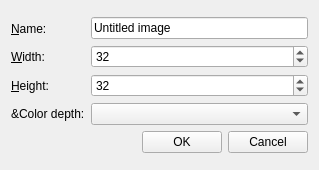
<?xml version="1.0" encoding="UTF-8"?>
<ui version="4.0">
 <class>Form</class>
 <widget class="QWidget" name="Form">
  <property name="geometry">
   <rect>
    <x>0</x>
    <y>0</y>
    <width>319</width>
    <height>170</height>
   </rect>
  </property>
  <property name="windowTitle">
   <string>Form</string>
  </property>
  <layout class="QGridLayout" name="gridLayout">
   <item row="0" column="0">
    <layout class="QVBoxLayout" name="verticalLayout">
     <item>
      <layout class="QHBoxLayout" name="horizontalLayout">
       <item>
        <layout class="QVBoxLayout" name="lbl_verticalLayout">
         <item>
          <widget class="QLabel" name="lbl_name">
           <property name="accessibleName">
            <string/>
           </property>
           <property name="text">
            <string>&amp;Name:</string>
           </property>
           <property name="buddy">
            <cstring>le_name</cstring>
           </property>
          </widget>
         </item>
         <item>
          <widget class="QLabel" name="lbl_width">
           <property name="text">
            <string>&amp;Width:</string>
           </property>
           <property name="buddy">
            <cstring>sp_width</cstring>
           </property>
          </widget>
         </item>
         <item>
          <widget class="QLabel" name="lbl_height">
           <property name="text">
            <string>&amp;Height:</string>
           </property>
           <property name="buddy">
            <cstring>sp_height</cstring>
           </property>
          </widget>
         </item>
         <item>
          <widget class="QLabel" name="lbl_color">
           <property name="text">
            <string>&amp;Color depth:</string>
           </property>
          </widget>
         </item>
        </layout>
       </item>
       <item>
        <layout class="QVBoxLayout" name="value_verticalLayout">
         <item>
          <widget class="QLineEdit" name="le_name">
           <property name="text">
            <string>Untitled image</string>
           </property>
          </widget>
         </item>
         <item>
          <widget class="QSpinBox" name="sp_width">
           <property name="value">
            <number>32</number>
           </property>
          </widget>
         </item>
         <item>
          <widget class="QSpinBox" name="sp_height">
           <property name="value">
            <number>32</number>
           </property>
          </widget>
         </item>
         <item>
          <widget class="QComboBox" name="cmb_color"/>
         </item>
        </layout>
       </item>
      </layout>
     </item>
     <item>
      <layout class="QHBoxLayout" name="horizontalLayout_2">
       <item>
        <spacer name="horizontalSpacer">
         <property name="orientation">
          <enum>Qt::Horizontal</enum>
         </property>
         <property name="sizeHint" stdset="0">
          <size>
           <width>93</width>
           <height>20</height>
          </size>
         </property>
        </spacer>
       </item>
       <item>
        <widget class="QPushButton" name="btn_ok">
         <property name="text">
          <string>OK</string>
         </property>
        </widget>
       </item>
       <item>
        <widget class="QPushButton" name="btn_cancel">
         <property name="text">
          <string>Cancel</string>
         </property>
        </widget>
       </item>
      </layout>
     </item>
    </layout>
   </item>
  </layout>
 </widget>
 <resources/>
 <connections>
  <connection>
   <sender>le_name</sender>
   <signal>returnPressed()</signal>
   <receiver>btn_ok</receiver>
   <slot>click()</slot>
   <hints>
    <hint type="sourcelabel">
     <x>151</x>
     <y>25</y>
    </hint>
    <hint type="destinationlabel">
     <x>145</x>
     <y>149</y>
    </hint>
   </hints>
  </connection>
  <connection>
   <sender>btn_cancel</sender>
   <signal>clicked()</signal>
   <receiver>Form</receiver>
   <slot>btn_cancel_click()</slot>
   <hints>
    <hint type="sourcelabel">
     <x>260</x>
     <y>151</y>
    </hint>
    <hint type="destinationlabel">
     <x>263</x>
     <y>171</y>
    </hint>
   </hints>
  </connection>
 </connections>
 <slots>
  <slot>btn_cancel_click()</slot>
 </slots>
</ui>
